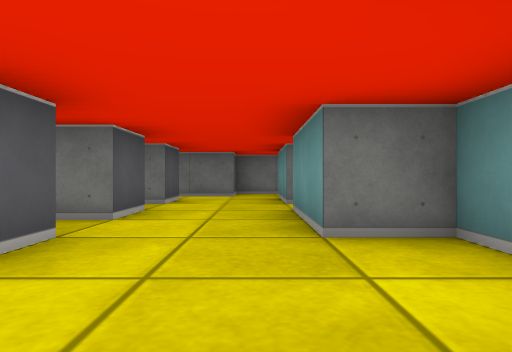
View 1 (above)

16 first-person views from a walk through a cub3D maze. The camera is about half as high as the walls, looks level and sees 75° across. The floor is counted in squares. Each view is taken from the middle of a square. On the plan, view 1 faces up. The plan holds only what a view shows up to about 9 squares ahead; the rest is blank.

View 2
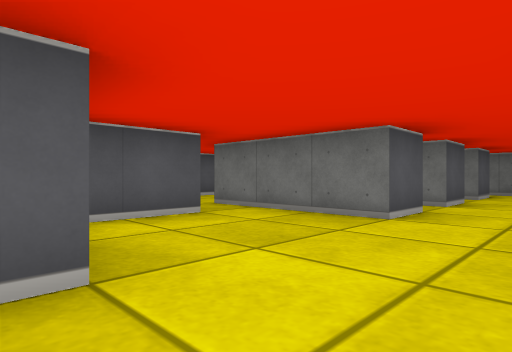

View 3
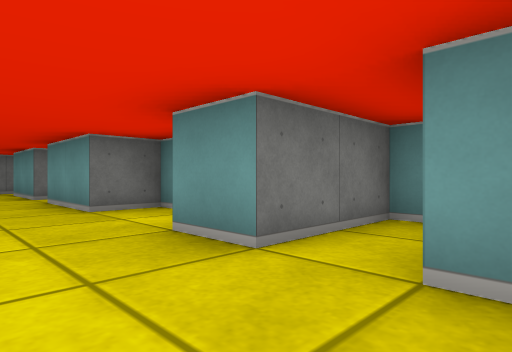

View 4
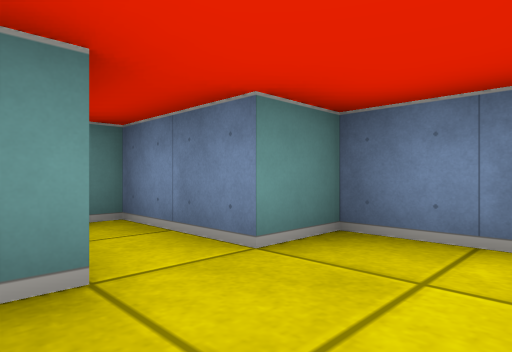

View 5
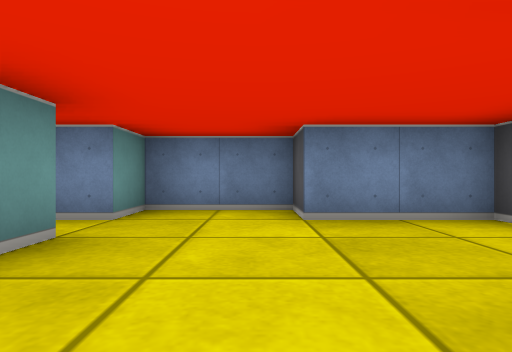

View 6
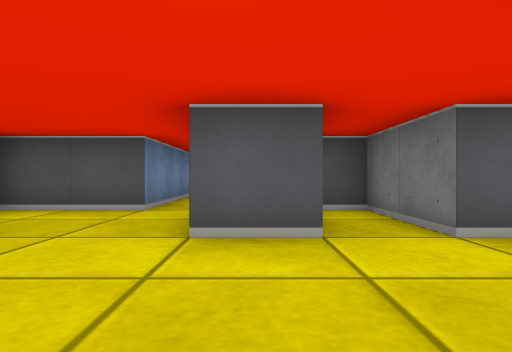

View 7
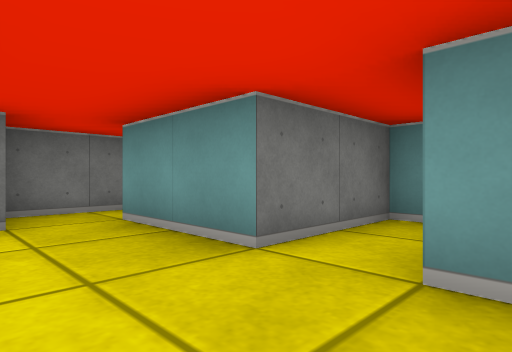

View 8
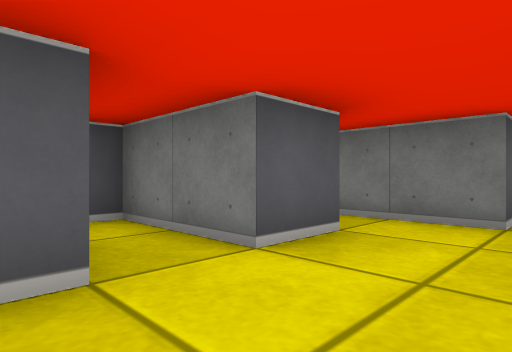

View 9
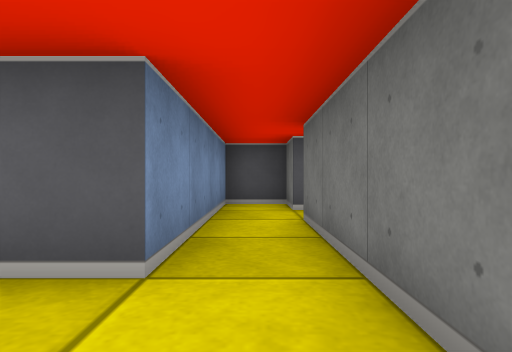

View 10
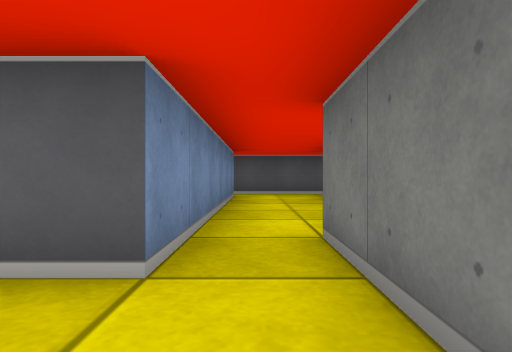

View 11
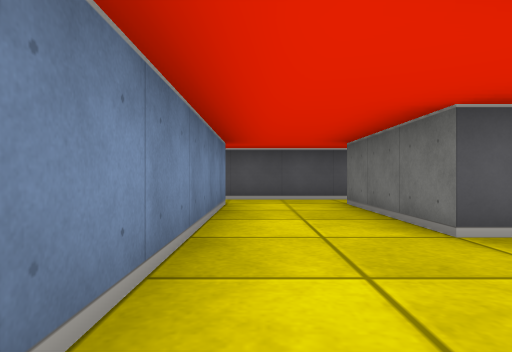

View 12
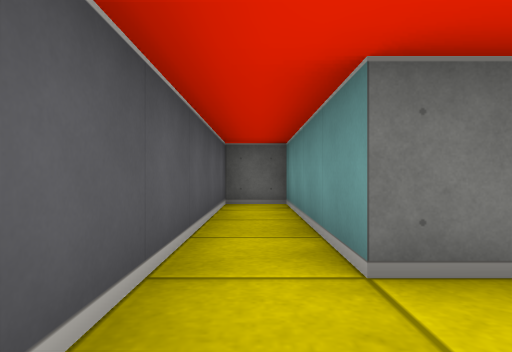

View 13
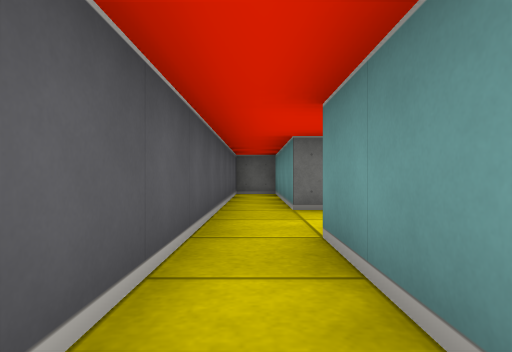

View 14
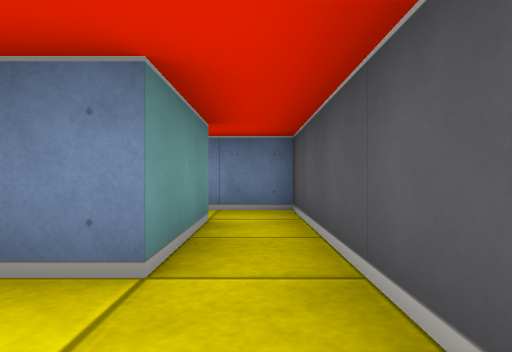

View 15
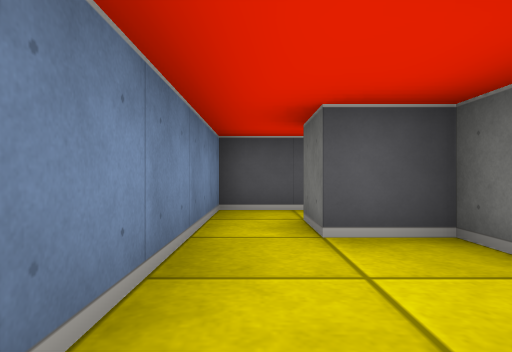

View 16
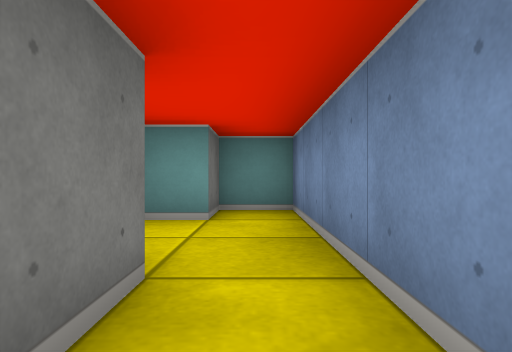

### Floor plan
Ten units are one square. View 1 is at (0, 0); x grows to the right and y downward. Boxes are objects, and circles mark ways between rooms. Rooms are numbered by the first view taken in them; rooms with no view inside come last. Other rooms are left out.
<svg viewBox="-110 -90 140 120">
<path fill="none" stroke="#000" d="M-15 -25 -15 -15 -35 -15M-35 -5 -35 15 -15 15 -15 25 5 25 5 15 25 15 25 5 5 5 5 -5M-15 -35 -35 -35 -35 -29M15 -19 15 -25 5 -25 5 -35M-15 -46 -15 -35M-15 -65 -15 -55 -35 -55M5 -35 5 -45M25 -55 5 -55 5 -65M10 -85 -5 -85 -5 -75 -15 -75M5 -65 5 -75M-65 -31 -65 -25 -95 -25 -95 -65 -105 -65 -105 -5M-95 -5 -35 -5M-35 -15 -45 -15M-79 5 -85 5 -85 15 -95 15 -95 -5M-105 -5 -105 25 -55 25 -55 15 -65 15 -65 8"/>
<circle cx="-5" cy="-40" r="3" fill="#2a7"/>
<circle cx="-40" cy="-10" r="3" fill="#2a7"/>
<circle cx="-5" cy="-60" r="3" fill="#2a7"/>
<circle cx="-100" cy="5" r="3" fill="#2a7"/>
<text x="-10" y="-10">1</text>
<text x="-10" y="-50">2</text>
<text x="0" y="-80">3</text>
<text x="-70" y="-20">4</text>
<text x="-80" y="10">5</text>
</svg>
Room 1 opens to room 2. Room 1 opens to room 4. Room 2 opens to room 3. Room 4 opens to room 5.

Where each view was taken, in squares from view 1:
view 1: 0 up, 0 right, facing up
view 2: 2 down, 0 right, facing up-left
view 3: 2 down, 1 left, facing up-right
view 4: 0 up, 1 left, facing down-right
view 5: 2 up, 1 left, facing down
view 6: 2 up, 1 right, facing left
view 7: 4 up, 1 left, facing up-right
view 8: 4 up, 0 right, facing up-left
view 9: 7 up, 0 right, facing left
view 10: 1 up, 2 left, facing left
view 11: 1 up, 4 left, facing left
view 12: 1 up, 10 left, facing up
view 13: 2 down, 10 left, facing up
view 14: 2 up, 10 left, facing down
view 15: 2 down, 6 left, facing left
view 16: 2 down, 10 left, facing right
